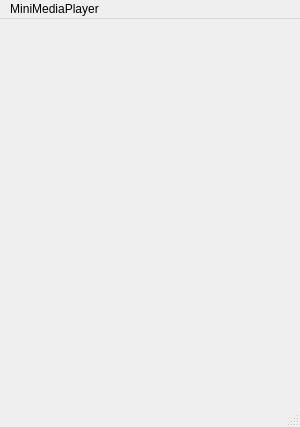
<?xml version="1.0" encoding="UTF-8"?>
<ui version="4.0">
 <class>MainWindow</class>
 <widget class="QMainWindow" name="MainWindow">
  <property name="geometry">
   <rect>
    <x>0</x>
    <y>0</y>
    <width>300</width>
    <height>427</height>
   </rect>
  </property>
  <property name="windowTitle">
   <string>MainWindow</string>
  </property>
  <widget class="QWidget" name="centralwidget"/>
  <widget class="QMenuBar" name="menubar">
   <property name="geometry">
    <rect>
     <x>0</x>
     <y>0</y>
     <width>300</width>
     <height>20</height>
    </rect>
   </property>
   <widget class="QMenu" name="menuMediaPlayerMini">
    <property name="title">
     <string>MiniMediaPlayer</string>
    </property>
    <addaction name="settings"/>
   </widget>
   <addaction name="menuMediaPlayerMini"/>
  </widget>
  <widget class="QStatusBar" name="statusbar"/>
  <action name="settings">
   <property name="text">
    <string>Настройки</string>
   </property>
  </action>
 </widget>
 <resources/>
 <connections/>
</ui>
